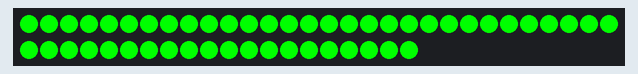
A sketch run on a simulated ESP8266 (NodeMCU). Shown: 50 RGB LEDs in strip order, left to right, continuing on the next row.

Above: at 0.1 s.
At 10.1 s:
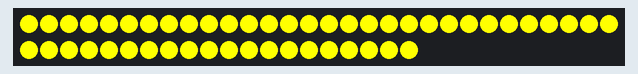
At 17.1 s:
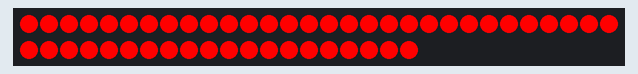
At 21.1 s:
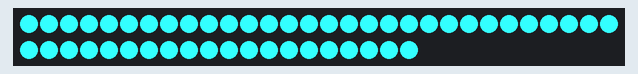
At 27.1 s:
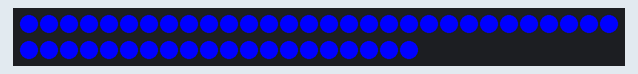
At 36.1 s:
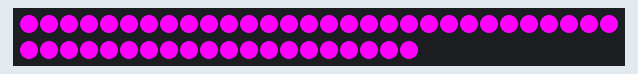

Measured:
- what the display in image 1 shows lasts 4.0 s, from 10.0 s to 14.0 s
- what the display in image 2 shows lasts 2.0 s, from 17.0 s to 19.0 s

The sketch:

Arduino.ino
```cpp
#include <FastLED.h>
#define NUM_LEDS 50
CRGB leds[NUM_LEDS];
void setup() { FastLED.addLeds<WS2812, D2, GRB>(leds, NUM_LEDS); }

void color(int r, int g, int b) {
for (int i = 0; i < NUM_LEDS; i++) {
      leds[i].setRGB(r, g, b);
    }
    FastLED.show();
}

// green = 0, 255, 0
// yellow = 255, 255, 0
// blue = 0, 0, 255
// light blue = 51, 255, 255
// pink = 255, 0, 255
// red = 255, 0, 0

void loop() {

  color(0, 255, 0); // green
  delay(2000);
  color(255, 255, 0); // yellow
  delay(2000);
  color(255, 255, 0); // yellow
  delay(2000);
  color(0, 0, 255); // blue
  delay(2000);
  color(0, 255, 0); // green
  delay(2000);
  color(255, 255, 0); // yellow
  delay(2000);
  color(255, 255, 0); // yellow
  delay(2000);
  color(0, 0, 255); // blue
  delay(2000);

  color(0, 0, 0);
  delay(1000);

  color(255, 0, 0); // red
  delay(2000);
  color(0, 0, 255); // blue
  delay(2000);
  color(51, 255, 255); // light blue
  delay(2000);
  color(255, 0, 255); // pink
  delay(2000);
  color(255, 0, 0); // red
  delay(2000);
  color(0, 0, 255); // blue
  delay(2000);
  color(51, 255, 255); // light blue
  delay(2000);
  color(255, 0, 255); // pink
  delay(2000);

  color(0,0,0);
  delay(1000);

  color(51, 255, 255); // light blue
  delay(2000);
  color(255, 0, 255); // pink
  delay(2000);
  color(0, 255, 0); // green
  delay(2000);
  color(255, 0, 0); // red
  delay(2000);
  color(51, 255, 255); // light blue
  delay(2000);
  color(255, 0, 255); // pink
  delay(2000);
  color(0, 255, 0); // green
  delay(2000);
  color(255, 0, 0); // red
  delay(2000);

  color(0,0,0);
  delay(5000);
}
```
